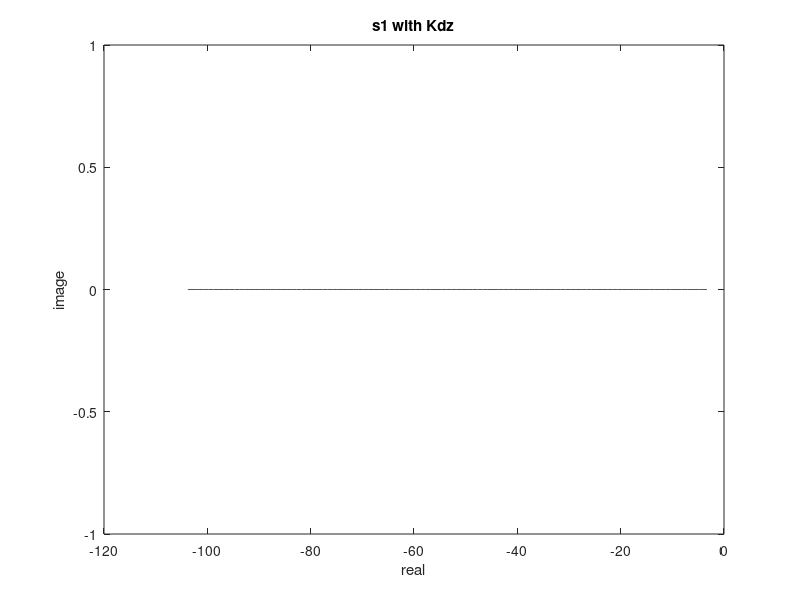
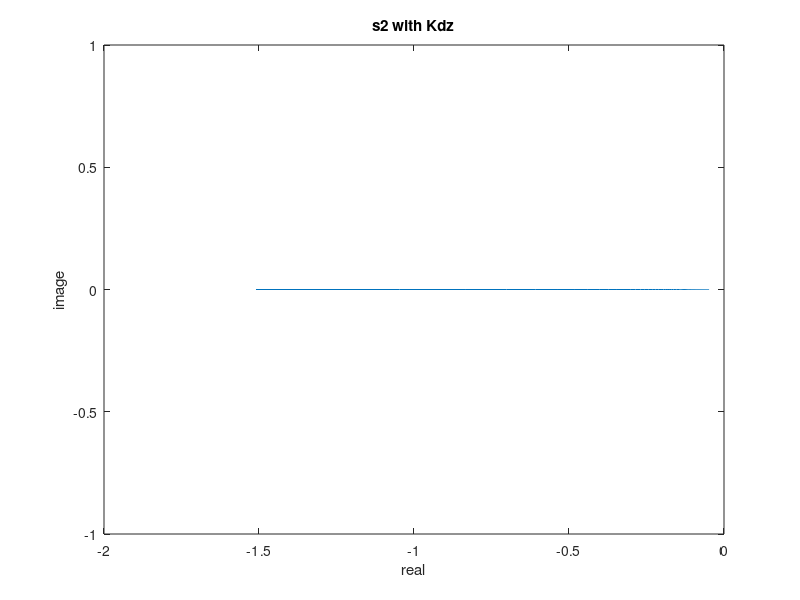

Write MATLAB code to recreate these figures, in order.
close all;
clc;
clear all;

Cz=3+(4108/5000);

for Kdz=1:100
  Kpz=5;
  s1(Kdz)=(-Kdz-Cz-sqrt((Kdz+Cz)^2-4*Kpz))/2;
  s2(Kdz)=(-Kdz-Cz+sqrt((Kdz+Cz)^2-4*Kpz))/2;
endfor
figure;
plot(real(s1),imag(s1));
xlabel("real");
ylabel("image");
title("s1 with Kdz");

figure;
plot(real(s2),imag(s2));
xlabel("real");
ylabel("image");
title("s2 with Kdz");

